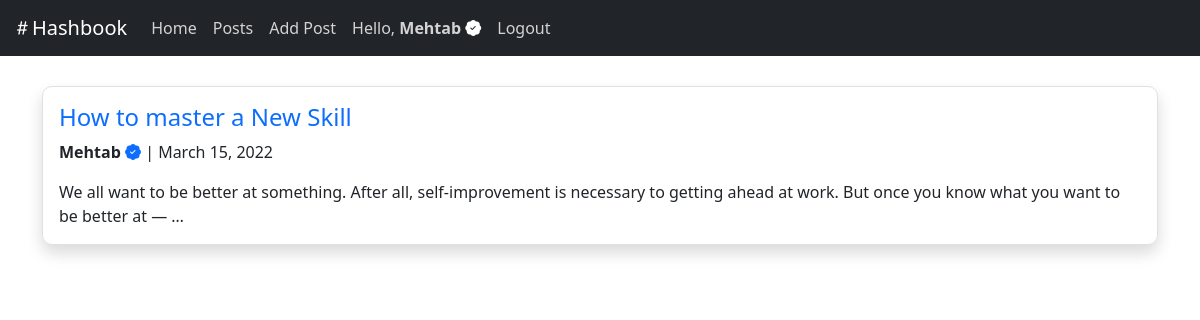
The page /posts/ (signed in) on the database its author committed.
### HashbookApp/models.py (models this page shows, shortened)
class Post(models.Model):
    title = models.CharField(max_length=100, blank=False)
    text = models.TextField(blank=False)
    author = models.ForeignKey(User, on_delete = models.CASCADE, related_name="poster")
    date_published = models.DateTimeField(auto_now_add = True)

### HashbookApp/views.py (the view)
# urls.py: path('posts/', views.posts, name="posts"),
def posts(request):
    posts = Post.objects.order_by('-date_published')
    comments = Comment
    context = {"posts":posts, 'comments':comments}
    return render(request, 'HashbookApp/posts.html', context)

### HashbookApp/templates/HashbookApp/posts.html (shortened to what this page needs)
{% extends 'HashbookApp/layout.html' %}
{% block body %}
    {% for post in posts %}
    <div id="post_box">
        <div class="mb-4 border shadow p-3 bg-body" style="border-radius:10px;">
            <h4 class="mb-2"><a href="{% url 'HashbookApp:post' post.id %}">{{ post.title }}</a></h4>
            <div class="mb-3">
                <p class=""><b>{{ post.author | title }}</b> <span class="bi-patch-check-fill text-primary"></span> | {{ post.date_published | date}}</p>
            </div>
            <div class="mt-2"> {{ post.text | truncatewords:30  }} </div>
        </div>
    </div>
    {% empty %}
        <p>No posts yet!</p>
    {% endfor %}
{% endblock %}

### HashbookApp/templates/HashbookApp/layout.html (shortened to what this page needs)
{% load static %}
<!DOCTYPE html>
<html lang="en-US">
    <head>
        <link href="https://cdn.jsdelivr.net/npm/bootstrap@5.1.3/dist/css/bootstrap.min.css" rel="stylesheet">
        <link rel="stylesheet" href="https://cdn.jsdelivr.net/npm/bootstrap-icons@1.8.1/font/bootstrap-icons.css">
        <link rel="stylesheet" href="{% static 'HashbookApp/style.css' %}">
    </head>
    <body>
        <nav class="navbar navbar-expand-lg sticky-top navbar-light bg-dark">
            <div class="container-fluid">
                <a class="navbar-brand" href="{% url 'HashbookApp:index' %}">
                    <span class="bi-hash text-white" ></span><span class="text-white">Hashbook</span>
                </a>
              <div class="collapse navbar-collapse" id="navbarNav">
                <ul class="navbar-nav">
                  <li class="nav-item">
                    <a class="nav-link active" id="main-link" aria-current="page"  href="{% url 'HashbookApp:index' %}">Home</a>
                  </li>
                  <li class="nav-item">
                    <a class="nav-link " id="main-link" href="{% url 'HashbookApp:posts' %}">Posts</a>
                  </li>
                  <li class="nav-item">
                    <a class="nav-link" id="main-link" href="{% url 'HashbookApp:newpost' %}">Add Post</a>
                  </li>
                  <li class="nav-item">
                    {% if user.is_authenticated %}
                      <a class="nav-link" id="main-link" href="{% url 'Users:profile' %}"> Hello, <b>{{ user.username | title }}</b> <span class="bi-patch-check-fill text-white"></a>
                    {% endif %}
                  </li>
                  <li class="nav-item">
                    {% if user.is_authenticated %}
                        <a class="nav-link" id="main-link" href="{% url 'Users:logout' %}">Logout</a>
                    {% else %}
                        <a class="nav-link" id="main-link" href="{% url 'Users:login' %}">Login</a>
                    {% endif %}
                  </li>
                </ul>
              </div>
            </div>
          </nav>
        <div class="main container">
            {% block body %}{% endblock body %}
        </div>
    </body>
</html>

### HashbookApp/static/HashbookApp/style.css (style rules this page uses)
a { text-decoration: none; }

### HashbookApp/templates/HashbookApp/posts.html (style rules this page uses)
span { border-raidus: 100px; }

### HashbookApp/templates/HashbookApp/layout.html (style rules this page uses)
body { text-decoration:none; }
div.main { padding-top:30px; padding-bottom:20px; }
#main-link { color:lightgray; }

### rows shown on the page
Post: title "How to master a New Skill", author "Mehtab", date_published "March 15, 2022", text "We all want to be better at something. After all, self-improvement is necessary to getting ahead at work. But once you know what you want to be better at — …"

### other values the page prints
{{ user.username | title }} "Mehtab"
